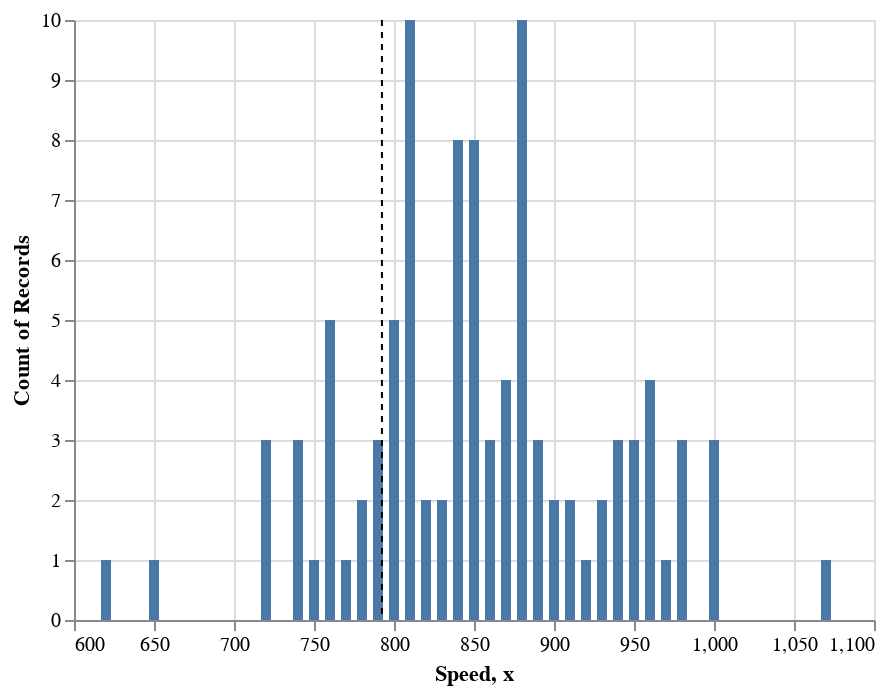

The notebook cell this image was saved under:
### Code cell
glue('final_plot', final_plot, display=True)

### Figure 1 — Vega-Lite specification as saved in the notebook (floating-point values rounded to 4 significant figures)
{"config": {"view": {"continuousWidth": 400, "continuousHeight": 300}}, "layer": [{"data": {"name": "data-9505d6e8ffc0fbd66f1f70f18ab69d65"}, "mark": "bar", "encoding": {"x": {"field": "Speed", "type": "quantitative"}, "y": {"aggregate": "count", "type": "quantitative"}}}, {"data": {"name": "data-623ad424afb61a0fae69b38cf4c35612"}, "mark": {"type": "rule", "size": 1, "strokeDash": [3, 3]}, "encoding": {"x": {"field": "x", "type": "quantitative"}}}], "$schema": "https://vega.github.io/schema/vega-lite/v4.17.0.json", "datasets": {"data-9505d6e8ffc0fbd66f1f70f18ab69d65": [{"Expt": 1, "Run": 1, "Speed": 850}, {"Expt": 1, "Run": 2, "Speed": 740}, {"Expt": 1, "Run": 3, "Speed": 900}, {"Expt": 1, "Run": 4, "Speed": 1070}, {"Expt": 1, "Run": 5, "Speed": 930}, {"Expt": 1, "Run": 6, "Speed": 850}, {"Expt": 1, "Run": 7, "Speed": 950}, {"Expt": 1, "Run": 8, "Speed": 980}, {"Expt": 1, "Run": 9, "Speed": 980}, {"Expt": 1, "Run": 10, "Speed": 880}, {"Expt": 1, "Run": 11, "Speed": 1000}, {"Expt": 1, "Run": 12, "Speed": 980}, {"Expt": 1, "Run": 13, "Speed": 930}, {"Expt": 1, "Run": 14, "Speed": 650}, {"Expt": 1, "Run": 15, "Speed": 760}, {"Expt": 1, "Run": 16, "Speed": 810}, {"Expt": 1, "Run": 17, "Speed": 1000}, {"Expt": 1, "Run": 18, "Speed": 1000}, {"Expt": 1, "Run": 19, "Speed": 960}, {"Expt": 1, "Run": 20, "Speed": 960}, {"Expt": 2, "Run": 1, "Speed": 960}, {"Expt": 2, "Run": 2, "Speed": 940}, {"Expt": 2, "Run": 3, "Speed": 960}, {"Expt": 2, "Run": 4, "Speed": 940}, {"Expt": 2, "Run": 5, "Speed": 880}, {"Expt": 2, "Run": 6, "Speed": 800}, {"Expt": 2, "Run": 7, "Speed": 850}, {"Expt": 2, "Run": 8, "Speed": 880}, {"Expt": 2, "Run": 9, "Speed": 900}, {"Expt": 2, "Run": 10, "Speed": 840}, {"Expt": 2, "Run": 11, "Speed": 830}, {"Expt": 2, "Run": 12, "Speed": 790}, {"Expt": 2, "Run": 13, "Speed": 810}, {"Expt": 2, "Run": 14, "Speed": 880}, {"Expt": 2, "Run": 15, "Speed": 880}, {"Expt": 2, "Run": 16, "Speed": 830}, {"Expt": 2, "Run": 17, "Speed": 800}, {"Expt": 2, "Run": 18, "Speed": 790}, {"Expt": 2, "Run": 19, "Speed": 760}, {"Expt": 2, "Run": 20, "Speed": 800}, {"Expt": 3, "Run": 1, "Speed": 880}, {"Expt": 3, "Run": 2, "Speed": 880}, {"Expt": 3, "Run": 3, "Speed": 880}, {"Expt": 3, "Run": 4, "Speed": 860}, {"Expt": 3, "Run": 5, "Speed": 720}, {"Expt": 3, "Run": 6, "Speed": 720}, {"Expt": 3, "Run": 7, "Speed": 620}, {"Expt": 3, "Run": 8, "Speed": 860}, {"Expt": 3, "Run": 9, "Speed": 970}, {"Expt": 3, "Run": 10, "Speed": 950}, {"Expt": 3, "Run": 11, "Speed": 880}, {"Expt": 3, "Run": 12, "Speed": 910}, {"Expt": 3, "Run": 13, "Speed": 850}, {"Expt": 3, "Run": 14, "Speed": 870}, {"Expt": 3, "Run": 15, "Speed": 840}, {"Expt": 3, "Run": 16, "Speed": 840}, {"Expt": 3, "Run": 17, "Speed": 850}, {"Expt": 3, "Run": 18, "Speed": 840}, {"Expt": 3, "Run": 19, "Speed": 840}, {"Expt": 3, "Run": 20, "Speed": 840}, {"Expt": 4, "Run": 1, "Speed": 890}, {"Expt": 4, "Run": 2, "Speed": 810}, {"Expt": 4, "Run": 3, "Speed": 810}, {"Expt": 4, "Run": 4, "Speed": 820}, {"Expt": 4, "Run": 5, "Speed": 800}, {"Expt": 4, "Run": 6, "Speed": 770}, {"Expt": 4, "Run": 7, "Speed": 760}, {"Expt": 4, "Run": 8, "Speed": 740}, {"Expt": 4, "Run": 9, "Speed": 750}, {"Expt": 4, "Run": 10, "Speed": 760}, {"Expt": 4, "Run": 11, "Speed": 910}, {"Expt": 4, "Run": 12, "Speed": 920}, {"Expt": 4, "Run": 13, "Speed": 890}, {"Expt": 4, "Run": 14, "Speed": 860}, {"Expt": 4, "Run": 15, "Speed": 880}, {"Expt": 4, "Run": 16, "Speed": 720}, {"Expt": 4, "Run": 17, "Speed": 840}, {"Expt": 4, "Run": 18, "Speed": 850}, {"Expt": 4, "Run": 19, "Speed": 850}, {"Expt": 4, "Run": 20, "Speed": 780}, {"Expt": 5, "Run": 1, "Speed": 890}, {"Expt": 5, "Run": 2, "Speed": 840}, {"Expt": 5, "Run": 3, "Speed": 780}, {"Expt": 5, "Run": 4, "Speed": 810}, {"Expt": 5, "Run": 5, "Speed": 760}, {"Expt": 5, "Run": 6, "Speed": 810}, {"Expt": 5, "Run": 7, "Speed": 790}, {"Expt": 5, "Run": 8, "Speed": 810}, {"Expt": 5, "Run": 9, "Speed": 820}, {"Expt": 5, "Run": 10, "Speed": 850}, {"Expt": 5, "Run": 11, "Speed": 870}, {"Expt": 5, "Run": 12, "Speed": 870}, {"Expt": 5, "Run": 13, "Speed": 810}, {"Expt": 5, "Run": 14, "Speed": 740}, {"Expt": 5, "Run": 15, "Speed": 810}, {"Expt": 5, "Run": 16, "Speed": 940}, {"Expt": 5, "Run": 17, "Speed": 950}, {"Expt": 5, "Run": 18, "Speed": 800}, {"Expt": 5, "Run": 19, "Speed": 810}, {"Expt": 5, "Run": 20, "Speed": 870}], "data-623ad424afb61a0fae69b38cf4c35612": [{"x": 792.5}]}}
